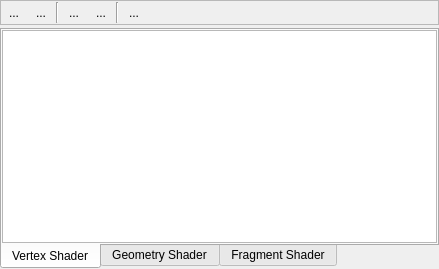
<?xml version="1.0" encoding="UTF-8"?>
<ui version="4.0">
 <class>ShSourceDock</class>
 <widget class="QDockWidget" name="ShSourceDock">
  <property name="geometry">
   <rect>
    <x>0</x>
    <y>0</y>
    <width>439</width>
    <height>269</height>
   </rect>
  </property>
  <property name="windowIcon">
   <iconset resource="../../glslDevil.qrc">
    <normaloff>:/icons/icons/face-devil-grin_32.png</normaloff>:/icons/icons/face-devil-grin_32.png</iconset>
  </property>
  <property name="windowTitle">
   <string>Shader Source</string>
  </property>
  <widget class="QWidget" name="dockWidgetContents">
   <layout class="QVBoxLayout" name="verticalLayout">
    <property name="spacing">
     <number>3</number>
    </property>
    <property name="margin">
     <number>0</number>
    </property>
    <item>
     <widget class="QFrame" name="frame_2">
      <property name="frameShape">
       <enum>QFrame::StyledPanel</enum>
      </property>
      <property name="frameShadow">
       <enum>QFrame::Raised</enum>
      </property>
      <layout class="QHBoxLayout" name="horizontalLayout_4">
       <property name="spacing">
        <number>3</number>
       </property>
       <property name="margin">
        <number>1</number>
       </property>
       <item>
        <widget class="QToolButton" name="tbExecute">
         <property name="toolTip">
          <string>Debug Shader (Ctrl+F5)</string>
         </property>
         <property name="text">
          <string>...</string>
         </property>
         <property name="icon">
          <iconset resource="../../glslDevil.qrc">
           <normaloff>:/icons/icons/shader-execute_32.png</normaloff>:/icons/icons/shader-execute_32.png</iconset>
         </property>
         <property name="shortcut">
          <string>Ctrl+F5</string>
         </property>
         <property name="autoRaise">
          <bool>true</bool>
         </property>
        </widget>
       </item>
       <item>
        <widget class="QToolButton" name="tbReset">
         <property name="toolTip">
          <string>Reset Debug Session (Ctrl+Shift+F5)</string>
         </property>
         <property name="text">
          <string>...</string>
         </property>
         <property name="icon">
          <iconset resource="../../glslDevil.qrc">
           <normaloff>:/icons/icons/shader-reset_32.png</normaloff>:/icons/icons/shader-reset_32.png</iconset>
         </property>
         <property name="shortcut">
          <string>Ctrl+Shift+F5</string>
         </property>
         <property name="autoRaise">
          <bool>true</bool>
         </property>
        </widget>
       </item>
       <item>
        <widget class="Line" name="line_4">
         <property name="orientation">
          <enum>Qt::Vertical</enum>
         </property>
        </widget>
       </item>
       <item>
        <widget class="QToolButton" name="tbStep">
         <property name="toolTip">
          <string>Step (F11)</string>
         </property>
         <property name="text">
          <string>...</string>
         </property>
         <property name="icon">
          <iconset resource="../../glslDevil.qrc">
           <normaloff>:/icons/icons/shader-next_32.png</normaloff>:/icons/icons/shader-next_32.png</iconset>
         </property>
         <property name="shortcut">
          <string>F11</string>
         </property>
         <property name="autoRaise">
          <bool>true</bool>
         </property>
        </widget>
       </item>
       <item>
        <widget class="QToolButton" name="tbJumpOver">
         <property name="toolTip">
          <string>Step Over (F10)</string>
         </property>
         <property name="text">
          <string>...</string>
         </property>
         <property name="icon">
          <iconset resource="../../glslDevil.qrc">
           <normaloff>:/icons/icons/go-jump-over_32.png</normaloff>:/icons/icons/go-jump-over_32.png</iconset>
         </property>
         <property name="shortcut">
          <string>F10</string>
         </property>
         <property name="autoRaise">
          <bool>true</bool>
         </property>
        </widget>
       </item>
       <item>
        <widget class="Line" name="line_5">
         <property name="orientation">
          <enum>Qt::Vertical</enum>
         </property>
        </widget>
       </item>
       <item>
        <widget class="QToolButton" name="tbOptions">
         <property name="toolTip">
          <string>Edit Per-Fragment Options ... (F4)</string>
         </property>
         <property name="text">
          <string>...</string>
         </property>
         <property name="icon">
          <iconset resource="../../glslDevil.qrc">
           <normaloff>:/icons/icons/shader-dbg-code_32.png</normaloff>:/icons/icons/shader-dbg-code_32.png</iconset>
         </property>
         <property name="shortcut">
          <string>F4</string>
         </property>
         <property name="autoRaise">
          <bool>true</bool>
         </property>
        </widget>
       </item>
       <item>
        <spacer>
         <property name="orientation">
          <enum>Qt::Horizontal</enum>
         </property>
         <property name="sizeHint" stdset="0">
          <size>
           <width>200</width>
           <height>20</height>
          </size>
         </property>
        </spacer>
       </item>
      </layout>
     </widget>
    </item>
    <item>
     <widget class="QTabWidget" name="twShader">
      <property name="tabPosition">
       <enum>QTabWidget::South</enum>
      </property>
      <property name="tabShape">
       <enum>QTabWidget::Rounded</enum>
      </property>
      <property name="currentIndex">
       <number>0</number>
      </property>
      <widget class="QWidget" name="tVertex">
       <attribute name="title">
        <string>Vertex Shader</string>
       </attribute>
       <layout class="QGridLayout" name="gridLayout">
        <property name="margin">
         <number>0</number>
        </property>
        <item row="0" column="0">
         <widget class="QTextEdit" name="teVertex">
          <property name="undoRedoEnabled">
           <bool>false</bool>
          </property>
          <property name="lineWrapMode">
           <enum>QTextEdit::NoWrap</enum>
          </property>
          <property name="readOnly">
           <bool>true</bool>
          </property>
          <property name="tabStopWidth">
           <number>30</number>
          </property>
          <property name="textInteractionFlags">
           <set>Qt::TextSelectableByMouse</set>
          </property>
         </widget>
        </item>
       </layout>
      </widget>
      <widget class="QWidget" name="tGeometry">
       <attribute name="title">
        <string>Geometry Shader</string>
       </attribute>
       <layout class="QHBoxLayout" name="horizontalLayout_2">
        <property name="spacing">
         <number>0</number>
        </property>
        <property name="margin">
         <number>0</number>
        </property>
        <item>
         <widget class="QTextEdit" name="teGeometry">
          <property name="undoRedoEnabled">
           <bool>false</bool>
          </property>
          <property name="lineWrapMode">
           <enum>QTextEdit::NoWrap</enum>
          </property>
          <property name="readOnly">
           <bool>true</bool>
          </property>
          <property name="tabStopWidth">
           <number>30</number>
          </property>
          <property name="textInteractionFlags">
           <set>Qt::TextSelectableByMouse</set>
          </property>
         </widget>
        </item>
       </layout>
      </widget>
      <widget class="QWidget" name="tFragment">
       <attribute name="title">
        <string>Fragment Shader</string>
       </attribute>
       <layout class="QHBoxLayout" name="horizontalLayout_3">
        <property name="spacing">
         <number>0</number>
        </property>
        <property name="margin">
         <number>0</number>
        </property>
        <item>
         <widget class="QTextEdit" name="teFragment">
          <property name="undoRedoEnabled">
           <bool>false</bool>
          </property>
          <property name="lineWrapMode">
           <enum>QTextEdit::NoWrap</enum>
          </property>
          <property name="readOnly">
           <bool>true</bool>
          </property>
          <property name="tabStopWidth">
           <number>30</number>
          </property>
          <property name="textInteractionFlags">
           <set>Qt::NoTextInteraction</set>
          </property>
         </widget>
        </item>
       </layout>
      </widget>
     </widget>
    </item>
   </layout>
  </widget>
 </widget>
 <resources>
  <include location="../../glslDevil.qrc"/>
 </resources>
 <connections>
  <connection>
   <sender>tbOptions</sender>
   <signal>clicked()</signal>
   <receiver>ShSourceDock</receiver>
   <slot>showOptions()</slot>
   <hints>
    <hint type="sourcelabel">
     <x>150</x>
     <y>45</y>
    </hint>
    <hint type="destinationlabel">
     <x>163</x>
     <y>4</y>
    </hint>
   </hints>
  </connection>
  <connection>
   <sender>tbJumpOver</sender>
   <signal>clicked()</signal>
   <receiver>ShSourceDock</receiver>
   <slot>stepOver()</slot>
   <hints>
    <hint type="sourcelabel">
     <x>117</x>
     <y>43</y>
    </hint>
    <hint type="destinationlabel">
     <x>137</x>
     <y>2</y>
    </hint>
   </hints>
  </connection>
  <connection>
   <sender>tbStep</sender>
   <signal>clicked()</signal>
   <receiver>ShSourceDock</receiver>
   <slot>stepInto()</slot>
   <hints>
    <hint type="sourcelabel">
     <x>90</x>
     <y>40</y>
    </hint>
    <hint type="destinationlabel">
     <x>104</x>
     <y>2</y>
    </hint>
   </hints>
  </connection>
  <connection>
   <sender>tbExecute</sender>
   <signal>clicked()</signal>
   <receiver>ShSourceDock</receiver>
   <slot>executeShader()</slot>
   <hints>
    <hint type="sourcelabel">
     <x>16</x>
     <y>48</y>
    </hint>
    <hint type="destinationlabel">
     <x>33</x>
     <y>1</y>
    </hint>
   </hints>
  </connection>
 </connections>
 <slots>
  <slot>showOptions()</slot>
  <slot>stepOver()</slot>
  <slot>stepInto()</slot>
  <slot>resetShader()</slot>
  <slot>executeShader()</slot>
 </slots>
</ui>
